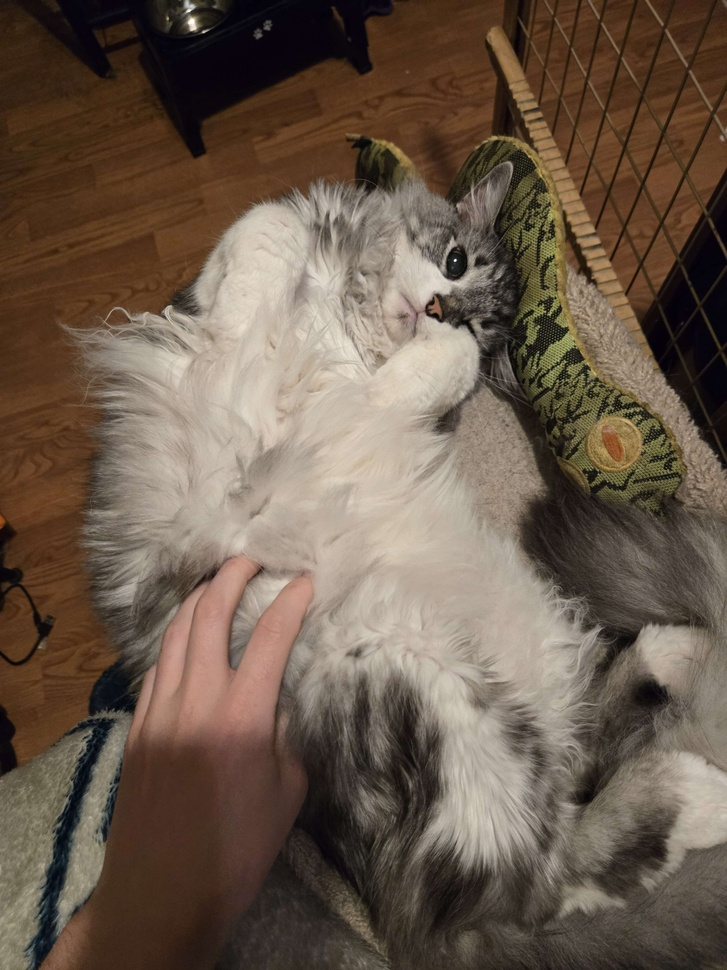
#> input picture Lab6/images/bullet.jpg, 727 x 970 px, shrunk from 3000 x 4000 before the run, given in place of bullet.jpg.jpg, which was not available
$ python process.py
#> lines starting #> are read from the running program, lines starting #| are printed output that depends on the picture; pictures that were not available may be replaced by others from this repository, and a replacement may not be noted
#> the answer given: images/bullet.jpg
### Lab6/preprocessing.py
"""Image preprocessing functions for Lab 6"""

import numpy as np
import matplotlib.pyplot as plt
from pathlib import Path

def read_image(filename: str):
    """Read the file indicated by filename as a numpy rgb image array."""
#> called with filename = 'images/images/bullet.jpg.jpg'
    return np.array(plt.imread(Path(filename)))
#> returned value is the input picture: shape (970, 727, 3); mean R, G, B 106.4, 90, 75.5

def luma_transform(rgb_ndarray):
    """Perform the luma transform on the red, green, and blue channels of the image ndarray"""
    return np.dot(rgb_ndarray[...,:3], [.2989, .5870, .1140])
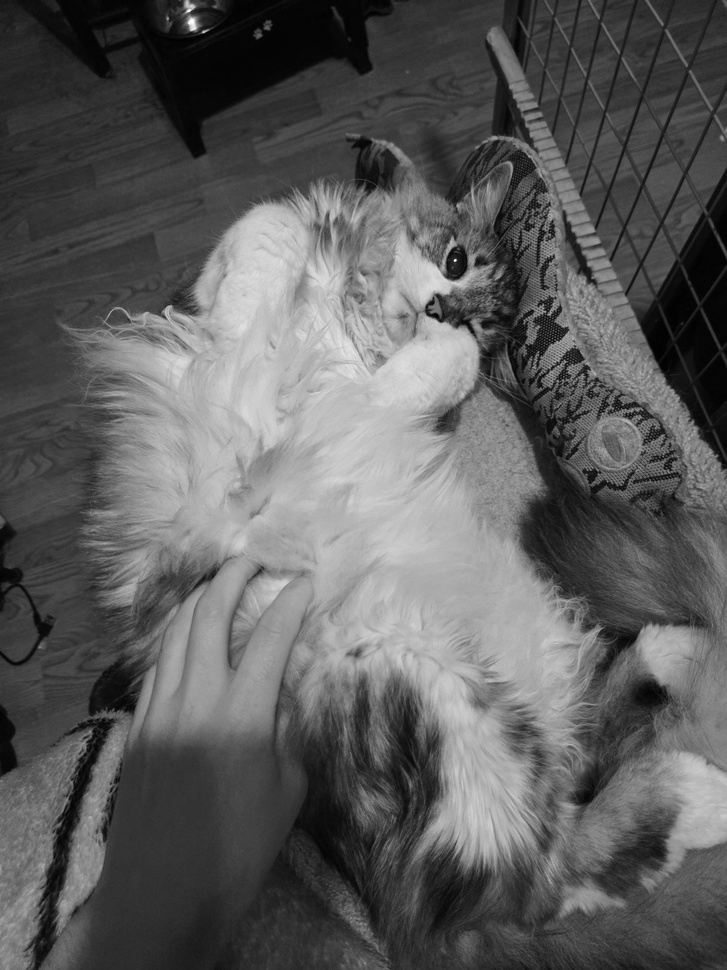
#> returned value: shape (970, 727) float64; min 0.228, max 254.7, mean 93.2

def preprocess(filename: str):
    """Given an image filename, load and convert the image to a grayscale ndarray."""
    return luma_transform(read_image(filename))

# [9 lines that do not run on import are left out]

### Lab6/process.py
import numpy as np
import matplotlib.pyplot as plt
from pathlib import Path
import math
import preprocessing
from matplotlib.widgets import Slider
def gradient_vector(array):
    # 3d array, 2 entries for each pixel, x and y component of the vector there
    new_array=np.zeros(shape=(array.shape[0],array.shape[1],2))
    for row in range(0,array.shape[0]):
        for index in range(0,array.shape[1]):
            try:
                above=array[row-1][index]
            except IndexError:
                above=0
            try:
                below=array[row+1][index]
            except IndexError:
                below=0
            try:
                left=array[row][index-1]
            except IndexError:
                left=0
            try:
                right=array[row][index+1]
            except IndexError:
                right=0
            new_array[row][index][0]=(right-left)/2
            new_array[row][index][1]=(above-below)/2
    return new_array
def improved_gradient(array):
	# 3d array, 2 entries for each pixel, x and y component of the vector there
	new_array=np.zeros(shape=(array.shape[0],array.shape[1],2))
	for row in range(0,array.shape[0]):
		for index in range(0,array.shape[1]):
			try:
				above=array[row-1][index]
			except IndexError:
				above=0
			try:
				two_up=array[row-2][index]
			except IndexError:
				two_up=0
			try:
				two_left=array[row][index-2]
			except IndexError:
				two_left=0
			try:
				two_right=array[row+2][index]
			except IndexError:
				two_right=0
			try:
				two_down=array[row+2][index]
			except IndexError:
				two_down=0
			try:
				below=array[row+1][index]
			except IndexError:
				below=0
			try:
				left=array[row][index-1]
			except IndexError:
				left=0
			try:
				right=array[row][index+1]
			except IndexError:
				right=0
			# for this one i'm using the centered difference formula in the textbook
			# the one with O(h^4) Error
			new_array[row][index][0]=(8*(right-left)+(two_right-two_left))/12
			new_array[row][index][1]=(8*(above-below)+(two_up-two_down))/12
	return new_array

def check_threshold(array,threshold=25):
    #i will be using the euclidian norm for this
#> called with array = array of shape (970, 727, 2), threshold = 25
    outlines=np.zeros(shape=(array.shape[0],array.shape[1]),dtype=int)
    for row in range(0,array.shape[0]):
        for index in range(0,array.shape[1]):
            if math.sqrt(array[row][index][0]**2+array[row][index][1]**2) >= threshold:
                outlines[row][index]=0
            else:
                outlines[row][index]=1
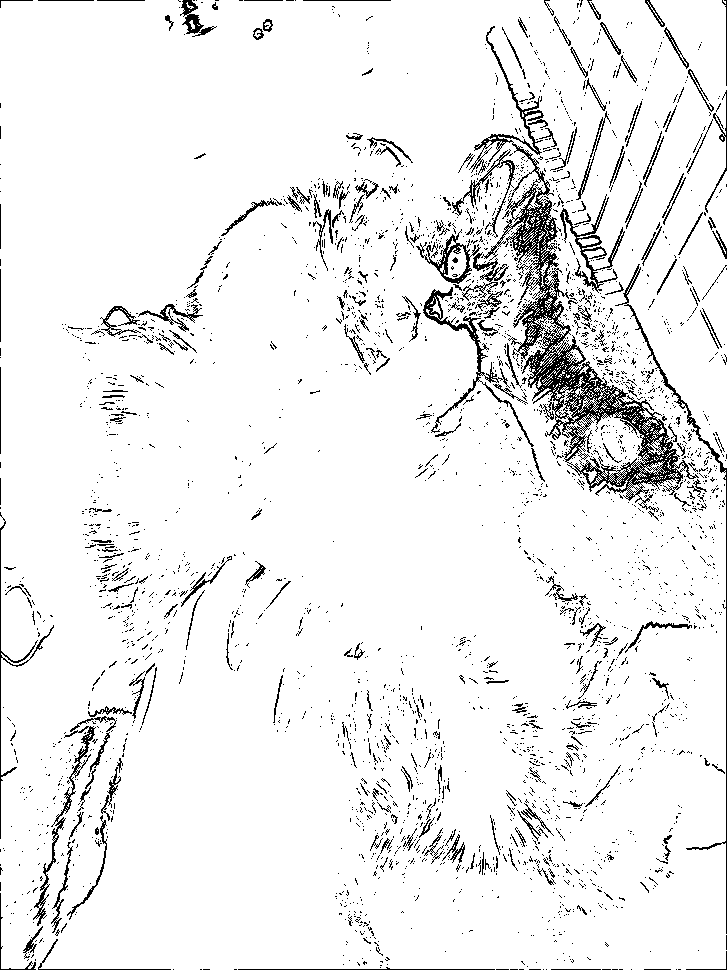
#> outlines: shape (970, 727) int64; values 0 (black) and 1 (white), 93.4% white; black in thin lines or dots
    return outlines
def mask(picture,threshold_array):
    modified_picture=np.zeros(shape=(picture.shape),dtype=int)
    for row in range(0,picture.shape[0]):
        for index in range(0,picture.shape[1]):
            for channel in range(0,picture.shape[2]):
                modified_picture[row][index][channel]=picture[row][index][channel]*threshold_array[row][index]
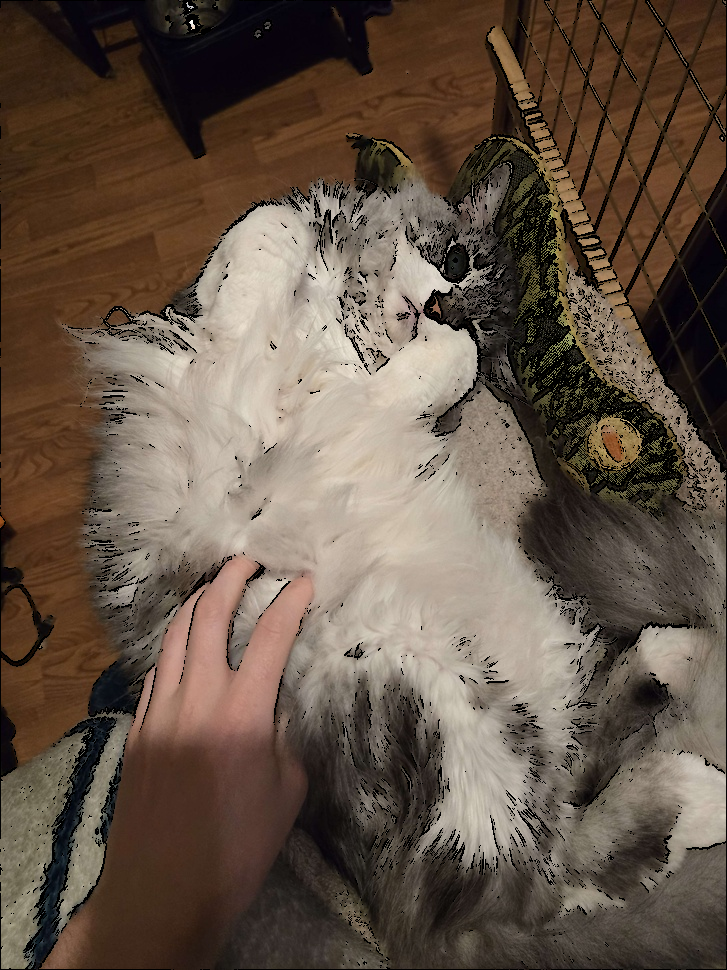
#> modified_picture: shape (970, 727, 3) int64; mean R, G, B 100.1, 84.3, 71
    return modified_picture

if __name__=="__main__":
	filename=input("please give the file name you would like to process:")
	done=False
	while not done:
		try:
			filename="images/"+filename+".jpg"
			print(filename)
			processed_image=preprocessing.read_image(filename)
			print("image accepted")
			done=True
		except FileNotFoundError:
			print("please try again, file not found")
			filename=input("please give the file name you would like to process:")
	grey_image=preprocessing.preprocess(filename)
	print("greyscale image made")
	gradient_vector=improved_gradient(grey_image)
	print("gradient vector calculated")
	lines=check_threshold(gradient_vector)
	print("initial threshold found")
	modified_picture=mask(processed_image,lines)
	print("picture mask done")
	fig,ax=plt.subplots()
	image=ax.imshow(modified_picture)
	axthreshold = fig.add_axes([0.25, 0.05, 0.65, 0.03])
	thresh_slider = Slider(
		ax=axthreshold,
		label='threshold',
		valmin=1,
		valmax=50,
		valinit=25,
	)
	def update(val):
		new_picture=mask(processed_image,check_threshold(gradient_vector,val))
		image.set_data(new_picture)
		fig.canvas.draw()
	thresh_slider.on_changed(update)
	ax.axis('off')
	plt.show()
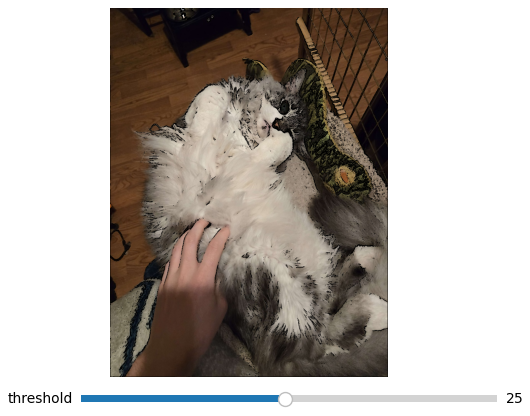
#> figure drawn by matplotlib, 2 panels

$ run again, on Lab6/images/duckies.jpg
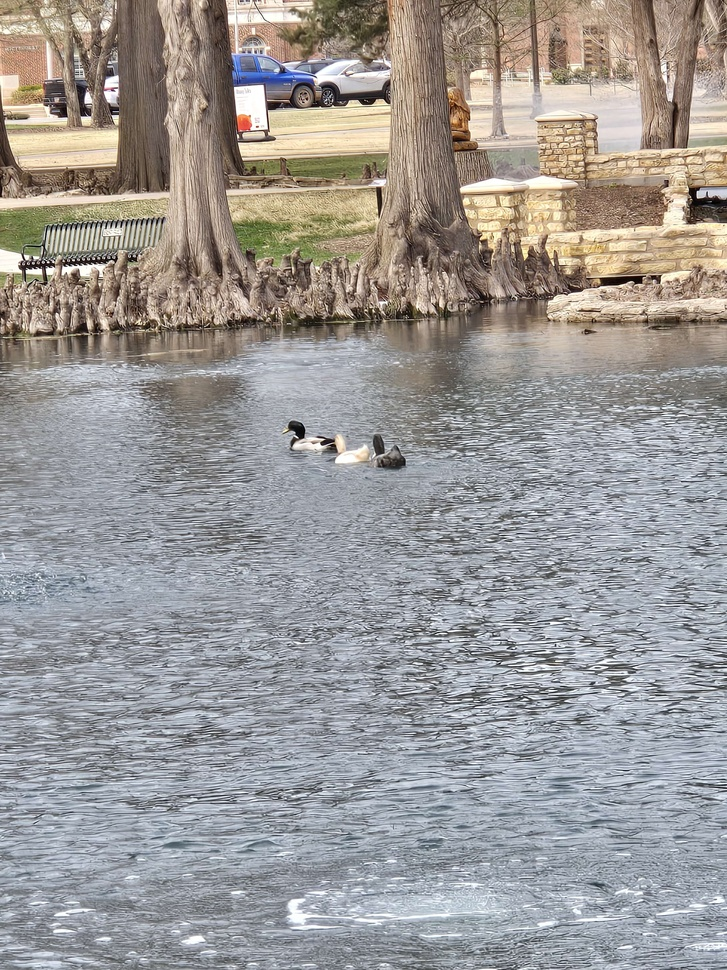
#> input picture Lab6/images/duckies.jpg, 727 x 970 px, shrunk from 3000 x 4000 before the run, given in place of duckies.jpg.jpg, which was not available
#> in read_image, returned value is the input picture: shape (970, 727, 3); mean R, G, B 156.1, 153.1, 151.2
#> after the loop in check_threshold, `for row in range(0,array.shape[0]):`:
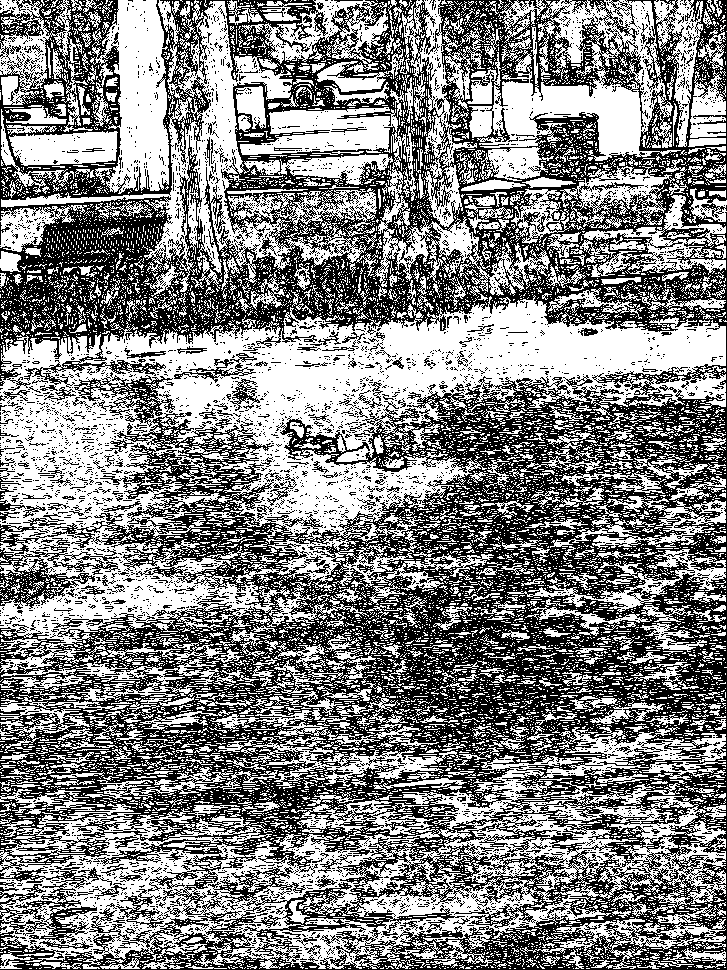
#> outlines: shape (970, 727) int64; values 0 (black) and 1 (white), 51.7% white; black in thin lines or dots
#> `plt.show()`:
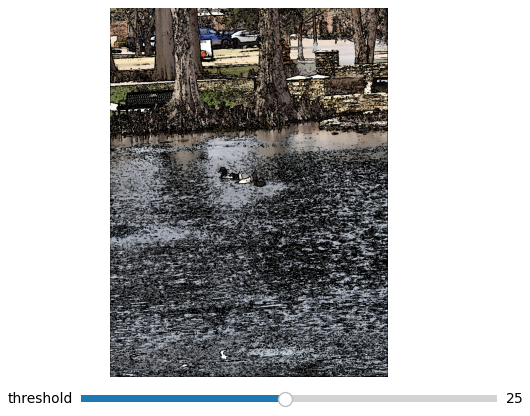
#> figure drawn by matplotlib, 2 panels
